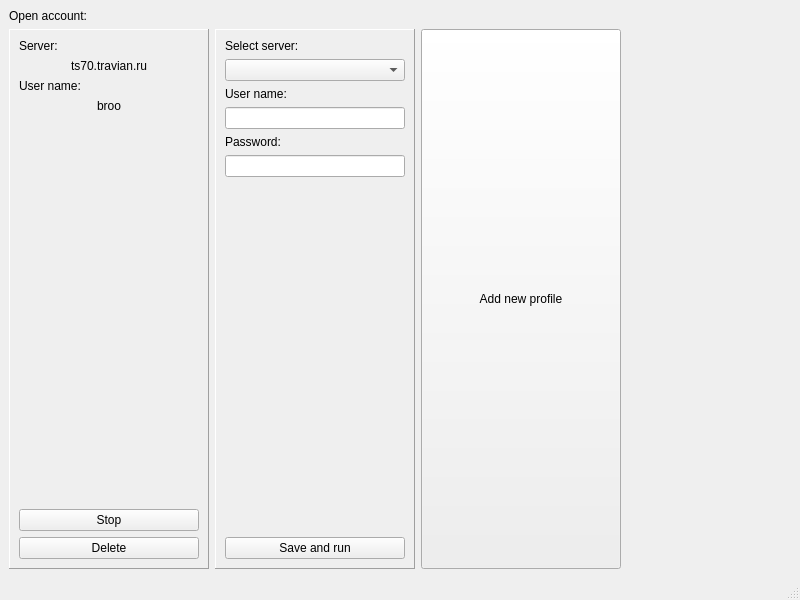
<?xml version="1.0" encoding="UTF-8"?>
<ui version="4.0">
 <class>MainWindow</class>
 <widget class="QMainWindow" name="MainWindow">
  <property name="geometry">
   <rect>
    <x>0</x>
    <y>0</y>
    <width>800</width>
    <height>600</height>
   </rect>
  </property>
  <property name="windowTitle">
   <string>MainWindow</string>
  </property>
  <widget class="QWidget" name="centralwidget">
   <layout class="QVBoxLayout" name="verticalLayout_2">
    <item>
     <layout class="QVBoxLayout" name="verticalLayout">
      <item>
       <widget class="QLabel" name="label">
        <property name="text">
         <string>Open account:</string>
        </property>
       </widget>
      </item>
      <item>
       <layout class="QHBoxLayout" name="horizontalLayout">
        <item>
         <widget class="QFrame" name="frame_2">
          <property name="minimumSize">
           <size>
            <width>200</width>
            <height>0</height>
           </size>
          </property>
          <property name="maximumSize">
           <size>
            <width>300</width>
            <height>16777215</height>
           </size>
          </property>
          <property name="frameShape">
           <enum>QFrame::Panel</enum>
          </property>
          <property name="frameShadow">
           <enum>QFrame::Raised</enum>
          </property>
          <layout class="QVBoxLayout" name="verticalLayout_4">
           <item>
            <widget class="QLabel" name="label_5">
             <property name="text">
              <string>Server:</string>
             </property>
            </widget>
           </item>
           <item>
            <widget class="QLabel" name="label_6">
             <property name="text">
              <string>ts70.travian.ru</string>
             </property>
             <property name="alignment">
              <set>Qt::AlignCenter</set>
             </property>
            </widget>
           </item>
           <item>
            <widget class="QLabel" name="label_7">
             <property name="text">
              <string>User name:</string>
             </property>
            </widget>
           </item>
           <item>
            <widget class="QLabel" name="label_8">
             <property name="text">
              <string>broo</string>
             </property>
             <property name="alignment">
              <set>Qt::AlignCenter</set>
             </property>
            </widget>
           </item>
           <item>
            <spacer name="verticalSpacer_2">
             <property name="orientation">
              <enum>Qt::Vertical</enum>
             </property>
             <property name="sizeHint" stdset="0">
              <size>
               <width>20</width>
               <height>40</height>
              </size>
             </property>
            </spacer>
           </item>
           <item>
            <widget class="QPushButton" name="pushButton_3">
             <property name="text">
              <string>Stop</string>
             </property>
            </widget>
           </item>
           <item>
            <widget class="QPushButton" name="pushButton_2">
             <property name="text">
              <string>Delete</string>
             </property>
            </widget>
           </item>
          </layout>
         </widget>
        </item>
        <item>
         <widget class="QFrame" name="frame">
          <property name="sizePolicy">
           <sizepolicy hsizetype="Maximum" vsizetype="Preferred">
            <horstretch>0</horstretch>
            <verstretch>0</verstretch>
           </sizepolicy>
          </property>
          <property name="minimumSize">
           <size>
            <width>200</width>
            <height>0</height>
           </size>
          </property>
          <property name="maximumSize">
           <size>
            <width>200</width>
            <height>16777215</height>
           </size>
          </property>
          <property name="frameShape">
           <enum>QFrame::Panel</enum>
          </property>
          <property name="frameShadow">
           <enum>QFrame::Raised</enum>
          </property>
          <property name="lineWidth">
           <number>1</number>
          </property>
          <layout class="QVBoxLayout" name="verticalLayout_3">
           <item>
            <widget class="QLabel" name="label_2">
             <property name="text">
              <string>Select server:</string>
             </property>
            </widget>
           </item>
           <item>
            <widget class="QComboBox" name="comboBox"/>
           </item>
           <item>
            <widget class="QLabel" name="label_3">
             <property name="text">
              <string>User name:</string>
             </property>
            </widget>
           </item>
           <item>
            <widget class="QLineEdit" name="lineEdit"/>
           </item>
           <item>
            <widget class="QLabel" name="label_4">
             <property name="text">
              <string>Password:</string>
             </property>
            </widget>
           </item>
           <item>
            <widget class="QLineEdit" name="lineEdit_2"/>
           </item>
           <item>
            <spacer name="verticalSpacer">
             <property name="orientation">
              <enum>Qt::Vertical</enum>
             </property>
             <property name="sizeHint" stdset="0">
              <size>
               <width>20</width>
               <height>40</height>
              </size>
             </property>
            </spacer>
           </item>
           <item>
            <widget class="QPushButton" name="pushButton">
             <property name="text">
              <string>Save and run</string>
             </property>
            </widget>
           </item>
          </layout>
         </widget>
        </item>
        <item>
         <widget class="QPushButton" name="button_add_new_profile">
          <property name="sizePolicy">
           <sizepolicy hsizetype="Minimum" vsizetype="Expanding">
            <horstretch>0</horstretch>
            <verstretch>0</verstretch>
           </sizepolicy>
          </property>
          <property name="minimumSize">
           <size>
            <width>200</width>
            <height>0</height>
           </size>
          </property>
          <property name="maximumSize">
           <size>
            <width>200</width>
            <height>16777215</height>
           </size>
          </property>
          <property name="text">
           <string>Add new profile</string>
          </property>
         </widget>
        </item>
        <item>
         <spacer name="horizontalSpacer">
          <property name="orientation">
           <enum>Qt::Horizontal</enum>
          </property>
          <property name="sizeHint" stdset="0">
           <size>
            <width>40</width>
            <height>20</height>
           </size>
          </property>
         </spacer>
        </item>
       </layout>
      </item>
     </layout>
    </item>
   </layout>
  </widget>
  <widget class="QMenuBar" name="menubar">
   <property name="geometry">
    <rect>
     <x>0</x>
     <y>0</y>
     <width>800</width>
     <height>27</height>
    </rect>
   </property>
  </widget>
  <widget class="QStatusBar" name="statusbar"/>
 </widget>
 <resources/>
 <connections/>
</ui>
